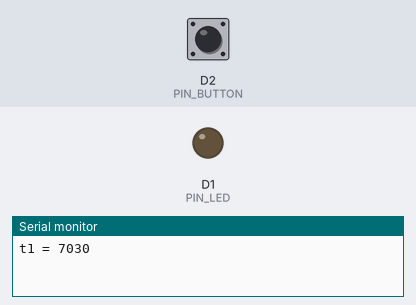
This sketch was run on a simulated ESP8266 (NodeMCU). Shown: output pins drawn as LEDs (lit = HIGH), the last lines printed to the serial monitor. The test bench sets the inputs (shaded band); at power-on: D2 (PIN_BUTTON) HIGH. Random numbers use the default seed unless the sketch sets one.

Above: at 8.4 s.
8.5 s: D2 (PIN_BUTTON) pulsed LOW 2 times (0.12 s each, 0.3 s apart)
At 18.8 s:
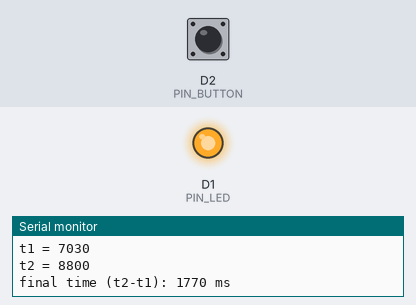
Timing chart, 0 to 19.5 s (numbered marks = the images above; inputs shaded):
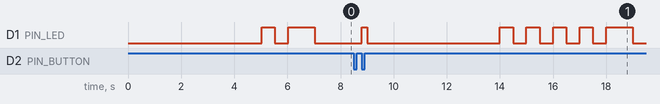

Measured:
- after the input at 8.5 s, D1 (PIN_LED): goes HIGH 0.20 s, LOW 5.0 s, 4 × (HIGH 0.50 s, LOW 0.50 s), HIGH 1.0 s, then LOW, starting after 0.30 s

The sketch:

simplereflexes.ino
```cpp
#include <ESP8266WiFi.h>

#define PIN_LED D1
#define PIN_BUTTON D2

int blink = 0;  // 0=blink, 1= button
int state = 0;
int nbBlinks;
volatile int countPush;  // incremented by testSwitch()
volatile unsigned long lastInterruptTime = 0;
const unsigned long debounceDelay = 50;
long t = millis();
unsigned long t1 = 0, t2 = 0;

void ICACHE_RAM_ATTR testSwitch() {
  unsigned long now = millis();
  if (now - lastInterruptTime > debounceDelay) {
    countPush++;
    lastInterruptTime = now;
  }
}

void setup() {
  Serial.begin(115200);
  delay(10);

  // power off Wifi to save energy
  WiFi.mode(WIFI_OFF);
  WiFi.forceSleepBegin();
  delay(10);

  pinMode(PIN_BUTTON, INPUT_PULLUP);  // switch
  pinMode(PIN_LED, OUTPUT);    // LED
  digitalWrite(PIN_LED, LOW);  // switch off the led at start

  attachInterrupt(digitalPinToInterrupt(PIN_BUTTON), testSwitch, FALLING);

  randomSeed(analogRead(0));
  delay(10);
}

void loop() {
  if (state == 0) {
    // wait 5 secs
    delay(5000);

    // assign nbBlinks
    nbBlinks = random(2, 10);

    // do the blinks
    for (int i = 1; i < nbBlinks; i++) {
      digitalWrite(PIN_LED, HIGH);
      delay(500);
      digitalWrite(PIN_LED, LOW);
      delay(500);
    }

    //last blink (1sec)
    digitalWrite(PIN_LED, HIGH);
    delay(1000);
    digitalWrite(PIN_LED, LOW);

    countPush = 0;

    // t1 = current time;
    t1 = millis();
    Serial.printf("t1 = %d\n", t1);
    state = 1;
  } else if (state == 1) {
    if (countPush >= nbBlinks) {  // see Rk below for the >=
      // t2 =  current time
      t2 = millis();
      // print t2-t1
      Serial.printf("t2 = %lu\n", t2);
      Serial.printf("final time (t2-t1): %lu ms\n", t2 - t1);

      digitalWrite(PIN_LED, HIGH);
      delay(200);
      digitalWrite(PIN_LED, LOW);

      state = 0;
    }
  }
}
```
